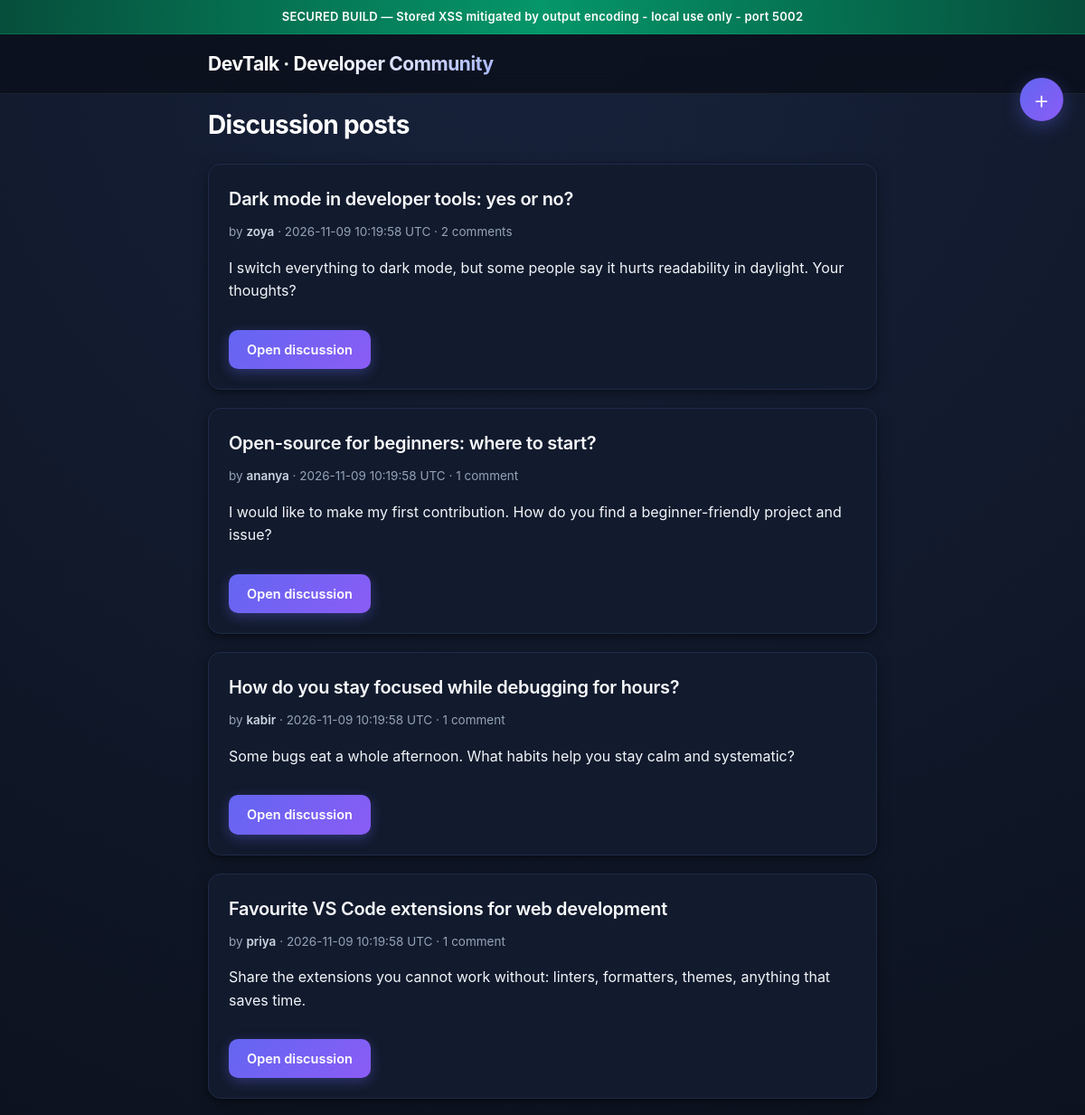
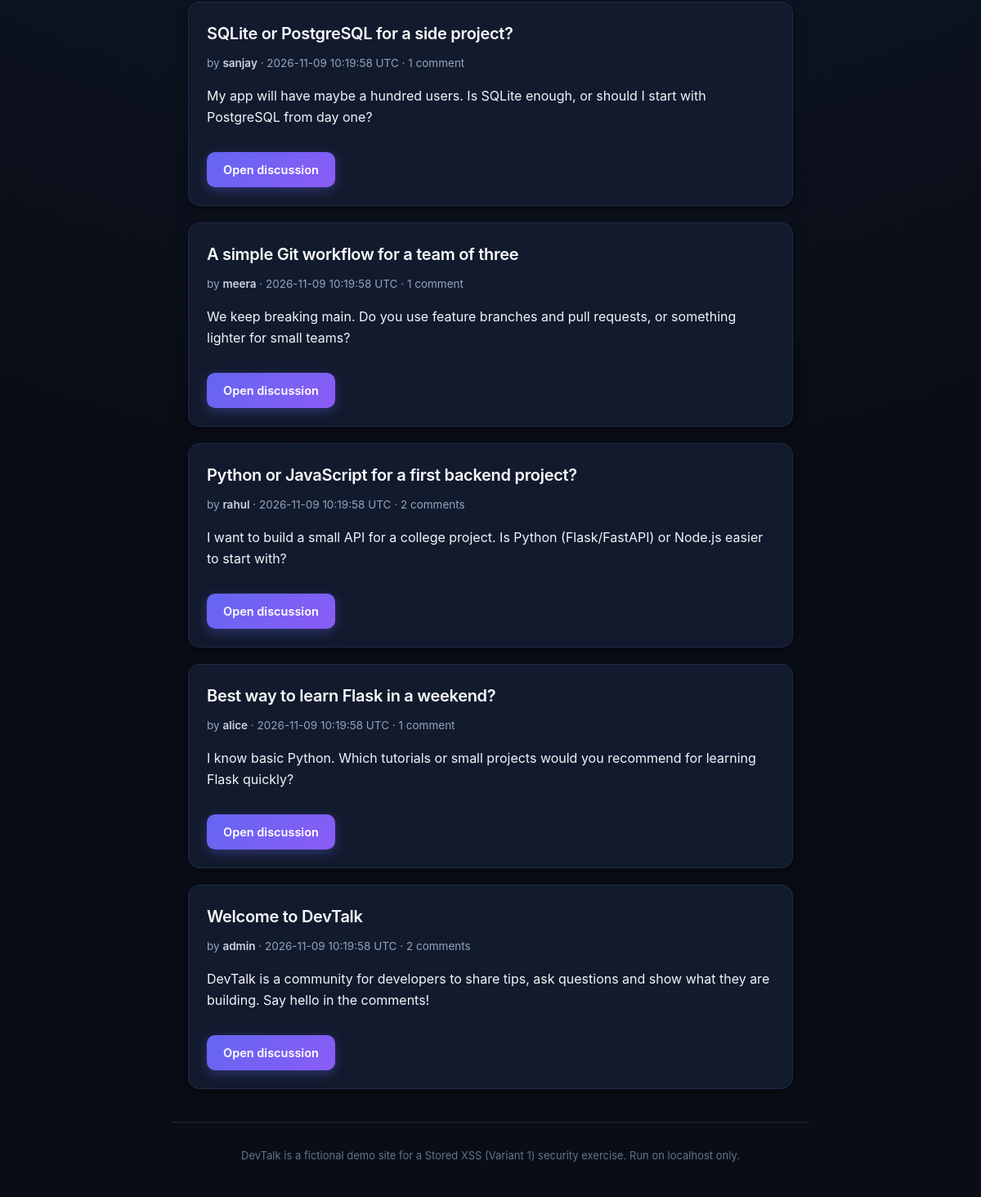
The page / on the database its author committed (2 pictures, top to bottom).
### tables this page shows
CREATE TABLE posts (
    id         INTEGER PRIMARY KEY AUTOINCREMENT,
    username   TEXT NOT NULL,
    title      TEXT NOT NULL,
    body       TEXT NOT NULL,
    created_at TEXT NOT NULL DEFAULT CURRENT_TIMESTAMP
);

### app.py (the view)
    @app.route("/")
    def index():
        conn = db()
        posts = conn.execute(
            "SELECT p.id, p.username, p.title, p.body, p.created_at, "
            "       (SELECT COUNT(*) FROM comments c WHERE c.post_id = p.id) AS comment_count "
            "FROM posts p ORDER BY p.id DESC"
        ).fetchall()
        conn.close()
        return render_template("index.html", posts=posts, error=None, form={})

### database.py (called while the page is built)
def get_connection(db_path=DEFAULT_DB_PATH):
    conn = sqlite3.connect(db_path)
    conn.row_factory = sqlite3.Row
    return conn

### templates/index.html (shortened to what this page needs)
{% extends "base.html" %}
{% block content %}
<h1>Discussion posts</h1>
<a class="fab" href="#new-discussion" title="Start a new discussion" aria-label="Start a new discussion">+</a>
{% for post in posts %}
<article class="card">
  <h2><a href="{{ url_for('discussion', post_id=post.id) }}">{{ post.title }}</a></h2>
  <p class="meta">by <strong>{{ post.username }}</strong> &middot; {{ post.created_at }} UTC &middot;
    {{ post.comment_count }} comment{{ '' if post.comment_count == 1 else 's' }}</p>
  <p>{{ post.body }}</p>
  <a class="button-link" href="{{ url_for('discussion', post_id=post.id) }}">Open discussion</a>
</article>
{% else %}
<p>No posts yet. Click the + button to start the first discussion.</p>
{% endfor %}
{% endblock %}

### templates/base.html (shortened to what this page needs)
<!doctype html>
<html lang="en">
<head>
  <link rel="stylesheet" href="{{ url_for('static', filename='style.css') }}">
</head>
<body>
  <div class="build-banner {{ build_class }}">{{ build_label }} &mdash; {{ build_note }}</div>
  <header class="site-header">
    <div class="container">
      <a class="brand" href="{{ url_for('index') }}">DevTalk &middot; Developer Community</a>
    </div>
  </header>
  <main class="container">
    {% block content %}{% endblock %}
  </main>
  <footer class="container footer">
    DevTalk is a fictional demo site for a Stored XSS (Variant 1) security exercise. Run on localhost only.
  </footer>
</body>
</html>

### static/style.css (style rules this page uses)
:root { --bg: #090d16; --bg-gradient: radial-gradient(circle at 50% 0%, #17223b 0%, #090d16 65%); --card: #121a2d; --card-hover: #162038; --card-border: #1e2c4a; --text: #f1f5f9; --text-muted: #94a3b8; --muted: #64748b; --primary: #6366f1; --primary-light: #818cf8; --primary-hover: #4f46e5; --primary-gradient: linear-gradient(135deg, #6366f1 0%, #8b5cf6 100%); --primary-glow: rgba(99, 102, 241, 0.35); --border: #1e293b; --input-bg: #0b1120; --input-border: #26354f; --radius-sm: 6px; --radius-md: 10px; --radius-lg: 14px; --shadow-sm: 0 1px 3px rgba(0, 0, 0, 0.3); --shadow-md: 0 4px 16px -2px rgba(0, 0, 0, 0.5), 0 2px 6px -2px rgba(0, 0, 0, 0.4); --shadow-lg: 0 12px 30px -4px rgba(0, 0, 0, 0.6), 0 4px 12px -2px rgba(0, 0, 0, 0.5); --shadow-glow: 0 0 24px rgba(99, 102, 241, 0.2); --transition: all 0.22s cubic-bezier(0.4, 0, 0.2, 1); }
* { box-sizing: border-box; }
body { margin: 0; min-height: 100vh; background: var(--bg); background-image: var(--bg-gradient); background-attachment: fixed; color: var(--text); font-family: -apple-system, BlinkMacSystemFont, "Segoe UI", Roboto, "Inter", Helvetica, Arial, sans-serif; line-height: 1.6; -webkit-font-smoothing: antialiased; -moz-osx-font-smoothing: grayscale; }
.container { max-width: 780px; margin: 0 auto; padding: 0 20px; }
.build-banner { text-align: center; padding: 8px 16px; font-size: 13px; font-weight: 600; letter-spacing: 0.02em; color: #ffffff; display: flex; align-items: center; justify-content: center; gap: 8px; }
.build-banner.secured { background: linear-gradient(90deg, #064e3b 0%, #059669 50%, #064e3b 100%); border-bottom: 1px solid rgba(16, 185, 129, 0.3); box-shadow: 0 2px 10px rgba(5, 150, 105, 0.25); }
.site-header { background: rgba(11, 16, 28, 0.85); backdrop-filter: blur(12px); -webkit-backdrop-filter: blur(12px); border-bottom: 1px solid rgba(255, 255, 255, 0.08); padding: 16px 0; position: sticky; top: 0; z-index: 10; }
.brand { font-size: 21px; font-weight: 700; letter-spacing: -0.02em; text-decoration: none; background: linear-gradient(135deg, #ffffff 40%, #a5b4fc 100%); -webkit-background-clip: text; -webkit-text-fill-color: transparent; display: inline-flex; align-items: center; gap: 8px; transition: opacity 0.2s ease; }
main { padding-top: 32px; padding-bottom: 40px; }
h1 { font-size: 28px; font-weight: 700; letter-spacing: -0.025em; margin: 12px 0 20px; color: #ffffff; }
h2 { font-size: 20px; font-weight: 600; letter-spacing: -0.015em; margin: 0 0 10px; color: #f8fafc; }
a { color: var(--primary-light); text-decoration: none; transition: var(--transition); }
.card { background: var(--card); border: 1px solid var(--card-border); border-radius: var(--radius-lg); padding: 22px; margin-bottom: 20px; box-shadow: var(--shadow-md); transition: var(--transition); }
article.card h2 a { color: #f8fafc; font-weight: 600; }
.meta, .comment-meta { color: var(--text-muted); font-size: 13.5px; margin: 6px 0 12px; }
.meta strong, .comment-meta strong { color: #cbd5e1; font-weight: 600; }
button, .button-link { display: inline-block; margin-top: 14px; padding: 10px 20px; background: var(--primary-gradient); color: #ffffff; border: 0; border-radius: var(--radius-md); font: inherit; font-weight: 600; font-size: 14.5px; text-decoration: none; cursor: pointer; box-shadow: 0 4px 14px var(--primary-glow); transition: var(--transition); }
.fab { position: fixed; top: 86px; right: 24px; width: 48px; height: 48px; line-height: 44px; text-align: center; font-size: 28px; font-weight: 300; color: #ffffff; background: var(--primary-gradient); border-radius: 50%; text-decoration: none; box-shadow: 0 6px 20px var(--primary-glow); z-index: 20; transition: var(--transition); display: flex; align-items: center; justify-content: center; }
.footer { color: var(--muted); font-size: 13px; padding: 30px 20px 40px; border-top: 1px solid var(--border); margin-top: 40px; text-align: center; }

### rows shown on the page
posts: title "Dark mode in developer tools: yes or no?", username "zoya", created_at "2026-11-09 10:19:58", comment_count "2", comment_count "s", body "I switch everything to dark mode, but some people say it hurts readability in daylight. Your thoughts?"
posts: title "Open-source for beginners: where to start?", username "ananya", created_at "2026-11-09 10:19:58", comment_count "1", body "I would like to make my first contribution. How do you find a beginner-friendly project and issue?"
posts: title "How do you stay focused while debugging for hours?", username "kabir", created_at "2026-11-09 10:19:58", comment_count "1", body "Some bugs eat a whole afternoon. What habits help you stay calm and systematic?"
posts: title "Favourite VS Code extensions for web development", username "priya", created_at "2026-11-09 10:19:58", comment_count "1", body "Share the extensions you cannot work without: linters, formatters, themes, anything that saves time."
posts: title "SQLite or PostgreSQL for a side project?", username "sanjay", created_at "2026-11-09 10:19:58", comment_count "1", body "My app will have maybe a hundred users. Is SQLite enough, or should I start with PostgreSQL from day one?"
posts: title "A simple Git workflow for a team of three", username "meera", created_at "2026-11-09 10:19:58", comment_count "1", body "We keep breaking main. Do you use feature branches and pull requests, or something lighter for small teams?"
posts: title "Python or JavaScript for a first backend project?", username "rahul", created_at "2026-11-09 10:19:58", comment_count "2", comment_count "s", body "I want to build a small API for a college project. Is Python (Flask/FastAPI) or Node.js easier to start with?"
posts: title "Best way to learn Flask in a weekend?", username "alice", created_at "2026-11-09 10:19:58", comment_count "1", body "I know basic Python. Which tutorials or small projects would you recommend for learning Flask quickly?"
posts: title "Welcome to DevTalk", username "admin", created_at "2026-11-09 10:19:58", comment_count "2", comment_count "s", body "DevTalk is a community for developers to share tips, ask questions and show what they are building. Say hello in the comments!"

### other values the page prints
{{ build_label }} "SECURED BUILD"
{{ build_note }} "Stored XSS mitigated by output encoding - local use only - port 5002"
